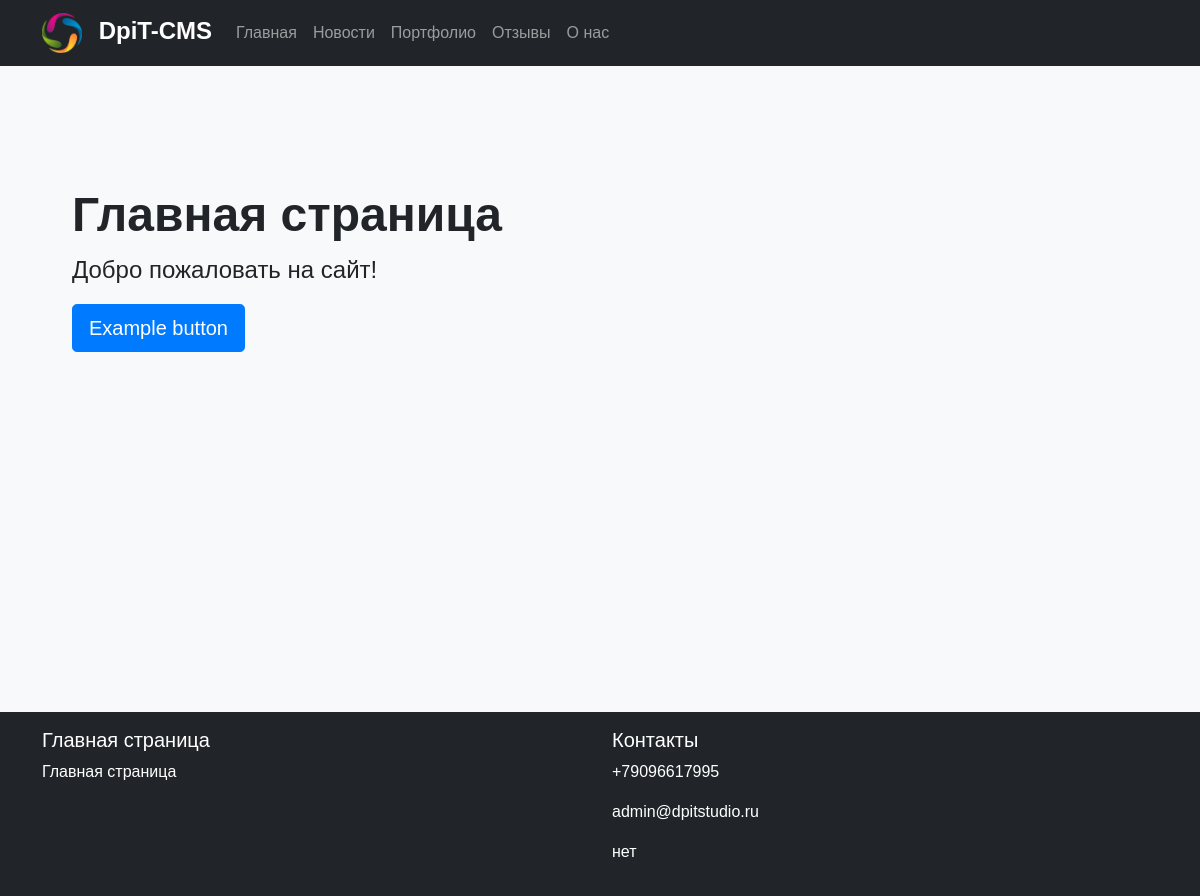
The page / on the database its author committed.
### main/models.py (models this page shows, shortened)
class SiteMetadata(models.Model):
    title = models.CharField(max_length=200, verbose_name="Заголовок сайта")
    description = models.CharField(max_length=200, verbose_name="Описание сайта")
    keywords = models.CharField(max_length=200, verbose_name="Ключевые слова")
    author = models.CharField(max_length=100, verbose_name="Автор")
    phone = models.CharField(max_length=20, verbose_name="Телефон")
    email = models.EmailField(verbose_name="Email")
    address = models.CharField(max_length=200, verbose_name="Адрес")
    is_active = models.BooleanField(default=True, verbose_name="Активно")
    class Meta:
        verbose_name = "Метаданные сайта"
        verbose_name_plural = "Метаданные сайта"

### main/views.py (the view)
# urls.py: path("", views.home, name="home"),
def home(request):
    metadata = SiteMetadata.objects.filter(is_active=True).first()
    return render(
        request,
        "main/home.html",
        {
            "metadata": metadata,
        },
    )

### main/context_processors.py (called while the page is built)
def site_metadata(request):
    try:
        metadata = SiteMetadata.objects.filter(is_active=True).first()
        return {"site_metadata": metadata}
    except:
        return {"site_metadata": None}

### main/templates/main/home.html (shortened to what this page needs)
{% extends 'base.html' %}
{% load static %}
{% block content %}
<div class="p-5 mb-4 bg-light rounded-3">
    <div class="container-fluid py-5">
    </div>
</div>
{% endblock %}

### templates/footer.html (shortened to what this page needs)
<footer class="footer mt-auto py-3 bg-dark text-white">
    <div class="container">
        <div class="row">
            <div class="col-md-6">
                <h5>{% if site_metadata %}{{ site_metadata.title }}{% else %}DpiT-CMS{% endif %}</h5>
                <p>{% if site_metadata %}{{ site_metadata.description }}{% endif %}</p>
            </div>
            <div class="col-md-6">
                <h5>Контакты</h5>
                {% if site_metadata %}
                <p> {{ site_metadata.phone }}</p>
                <p> {{ site_metadata.email }}</p>
                <p> {{ site_metadata.address }}</p>
                {% endif %}
            </div>
        </div>
    </div>
</footer>

### static/css/style.css (style rules this page uses)
body { font-family: 'Arial', sans-serif; background-color: #f8f9fa; }
.footer { background-color: #343a40; color: white; padding: 40px 0; }

### rows shown on the page
SiteMetadata: title "Главная страница", description "Главная страница", phone "+79096617995", email "admin@dpitstudio.ru", address "нет"
